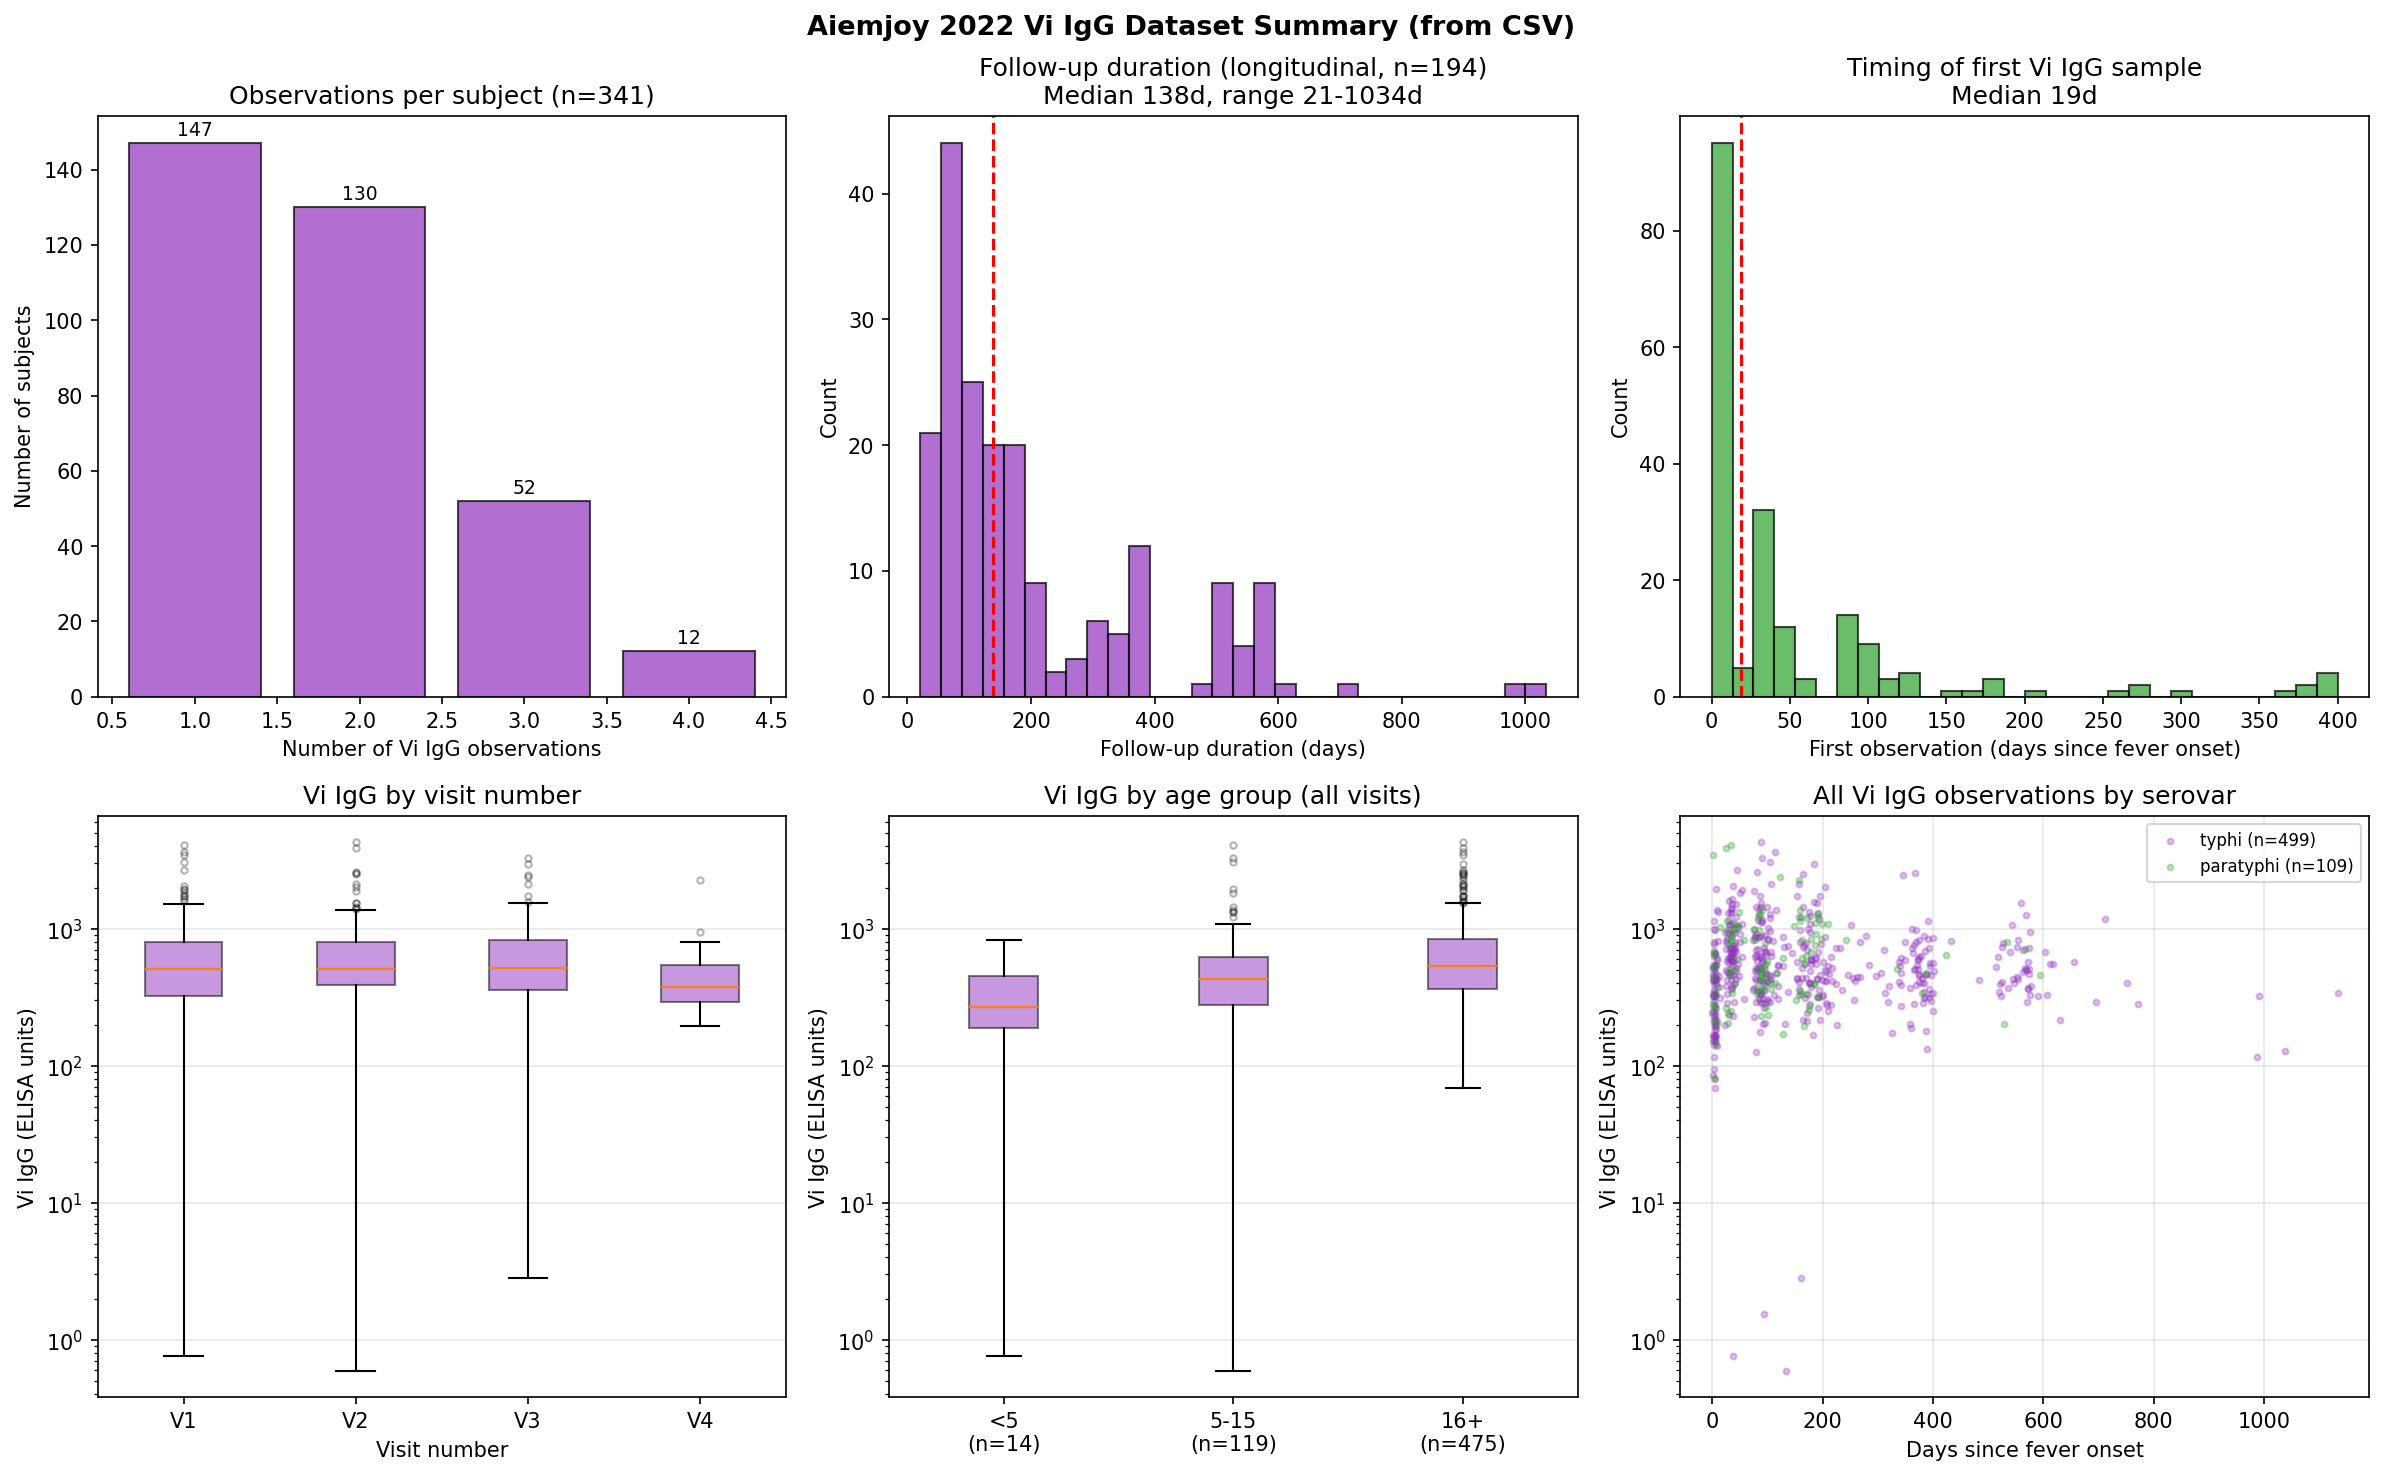

The Python source for this figure:
"""
06: Descriptive summary of the Vi IgG dataset.

Characterize the full dataset: observation patterns, time coverage,
value distributions, missing data.
"""

import pandas as pd
import numpy as np
import matplotlib.pyplot as plt
from pathlib import Path

DATA_DIR = Path("metastudies/waning_after_infection/Aiemjoy2022_reanalysis/data")
OUT_DIR = Path("metastudies/waning_after_infection/Aiemjoy2022_reanalysis/reanalysis")


def main():
    long = pd.read_csv(DATA_DIR / "vi_igg_long.csv")
    print(f"Loaded {len(long)} observations from {long['index_id'].nunique()} subjects")

    fig, axes = plt.subplots(2, 3, figsize=(16, 10))

    # 1. Observations per subject
    ax = axes[0, 0]
    obs_counts = long.groupby("index_id").size()
    ax.bar(obs_counts.value_counts().sort_index().index,
           obs_counts.value_counts().sort_index().values,
           color="#9133be", alpha=0.7, edgecolor="black")
    ax.set_xlabel("Number of Vi IgG observations")
    ax.set_ylabel("Number of subjects")
    ax.set_title(f"Observations per subject (n={len(obs_counts)})")
    for x, y in obs_counts.value_counts().sort_index().items():
        ax.text(x, y + 2, str(y), ha="center", fontsize=9)

    # 2. Time coverage: first and last observation
    ax = axes[0, 1]
    longitudinal = long[long["has_longitudinal"]]
    first_t = longitudinal.groupby("index_id")["days_since_fever_onset"].min()
    last_t = longitudinal.groupby("index_id")["days_since_fever_onset"].max()
    duration = last_t - first_t
    ax.hist(duration, bins=30, color="#9133be", alpha=0.7, edgecolor="black")
    ax.set_xlabel("Follow-up duration (days)")
    ax.set_ylabel("Count")
    ax.set_title(f"Follow-up duration (longitudinal, n={len(duration)})\n"
                 f"Median {duration.median():.0f}d, range {duration.min():.0f}-{duration.max():.0f}d")
    ax.axvline(duration.median(), color="red", linestyle="--")

    # 3. First observation time
    ax = axes[0, 2]
    ax.hist(first_t, bins=30, color="#2ca02c", alpha=0.7, edgecolor="black")
    ax.set_xlabel("First observation (days since fever onset)")
    ax.set_ylabel("Count")
    ax.set_title(f"Timing of first Vi IgG sample\n"
                 f"Median {first_t.median():.0f}d")
    ax.axvline(first_t.median(), color="red", linestyle="--")

    # 4. Vi IgG distribution by visit number
    ax = axes[1, 0]
    visit_data = []
    for v in sorted(long["visit_number"].unique()):
        vals = long[long["visit_number"] == v]["vi_igg_eu"]
        vals = vals[vals > 0]
        if len(vals) > 0:
            visit_data.append(vals.values)
    bp = ax.boxplot(visit_data, labels=[f"V{v}" for v in sorted(long["visit_number"].unique())],
                    patch_artist=True, showfliers=True,
                    flierprops=dict(markersize=3, alpha=0.3))
    for patch in bp["boxes"]:
        patch.set_facecolor("#9133be")
        patch.set_alpha(0.5)
    ax.set_yscale("log")
    ax.set_xlabel("Visit number")
    ax.set_ylabel("Vi IgG (ELISA units)")
    ax.set_title("Vi IgG by visit number")
    ax.grid(True, alpha=0.3, axis="y")

    # 5. By age group
    ax = axes[1, 1]
    subj = long.drop_duplicates("index_id").copy()
    subj["age_group"] = pd.cut(subj["age"], bins=[0, 5, 15, 100], labels=["<5", "5-15", "16+"])
    age_data = [long[long["index_id"].isin(subj[subj["age_group"] == ag]["index_id"])]["vi_igg_eu"].values
                for ag in ["<5", "5-15", "16+"]]
    age_data = [d[d > 0] for d in age_data]
    bp = ax.boxplot(age_data, labels=["<5\n(n={})".format(len(age_data[0])),
                                       "5-15\n(n={})".format(len(age_data[1])),
                                       "16+\n(n={})".format(len(age_data[2]))],
                    patch_artist=True, showfliers=True,
                    flierprops=dict(markersize=3, alpha=0.3))
    for patch in bp["boxes"]:
        patch.set_facecolor("#9133be")
        patch.set_alpha(0.5)
    ax.set_yscale("log")
    ax.set_ylabel("Vi IgG (ELISA units)")
    ax.set_title("Vi IgG by age group (all visits)")
    ax.grid(True, alpha=0.3, axis="y")

    # 6. By serovar
    ax = axes[1, 2]
    for sv, color, offset in [("typhi", "#9133be", -0.15), ("paratyphi", "#2ca02c", 0.15)]:
        sub = long[(long["serovar"] == sv) & (long["vi_igg_eu"] > 0)]
        jitter = np.random.RandomState(42).uniform(-0.1, 0.1, len(sub))
        ax.scatter(sub["days_since_fever_onset"] + jitter * 10, sub["vi_igg_eu"],
                   color=color, s=8, alpha=0.3, label=f"{sv} (n={len(sub)})")
    ax.set_yscale("log")
    ax.set_xlabel("Days since fever onset")
    ax.set_ylabel("Vi IgG (ELISA units)")
    ax.set_title("All Vi IgG observations by serovar")
    ax.legend(fontsize=8)
    ax.grid(True, alpha=0.3)

    fig.suptitle("Aiemjoy 2022 Vi IgG Dataset Summary (from CSV)",
                 fontsize=13, fontweight="bold")
    fig.tight_layout()
    fig.savefig(OUT_DIR / "06_descriptive_summary.png", dpi=150, bbox_inches="tight")
    plt.close()
    print("Saved 06_descriptive_summary.png")


if __name__ == "__main__":
    main()
